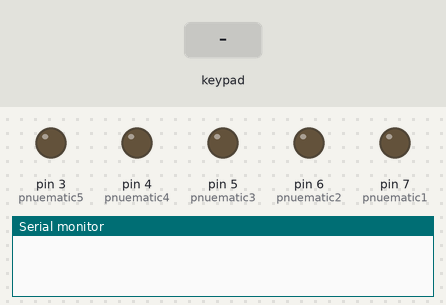
This sketch was run on a simulated Arduino Uno, built with avr-gcc and run on an emulated ATmega328P. On the bench: output pins drawn as LEDs (lit = HIGH), the last lines printed to the serial monitor. The inputs (shaded band) are chosen by the test bench.

Above: at 6.2 s.
6.3 s: key 'T' pressed
At 7.3 s:
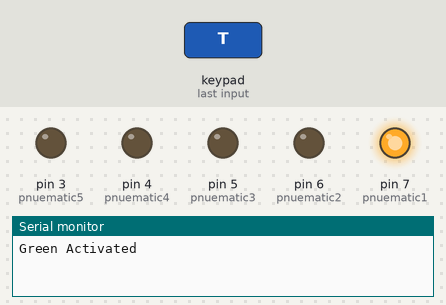
7.8 s: key 'X' pressed
At 8.5 s:
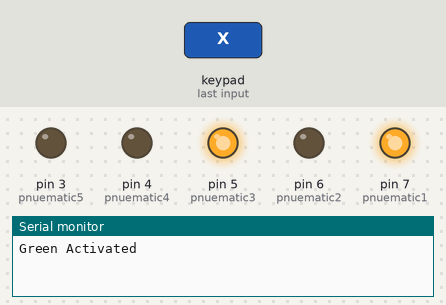
9.3 s: key 'O' pressed
At 9.6 s:
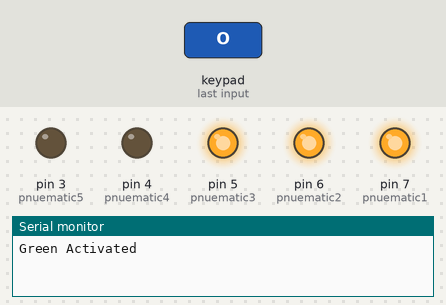
10.8 s: key 'S' pressed
At 12.0 s:
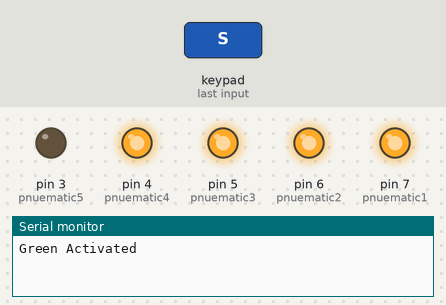
12.3 s: key 'T' pressed
At 13.1 s:
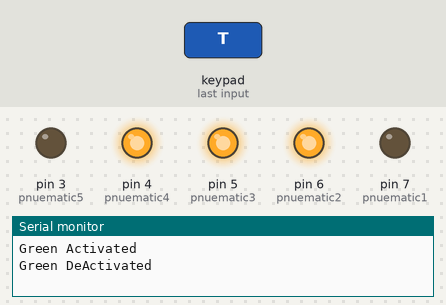
13.8 s: key 'X' pressed
At 14.3 s:
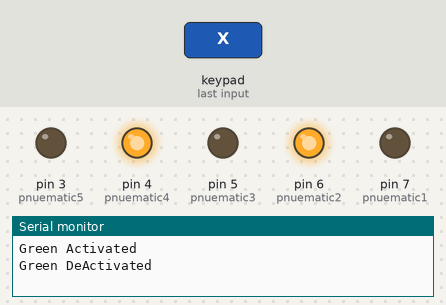
Timing chart, 0 to 16.3 s (numbered marks = the images above; inputs shaded):
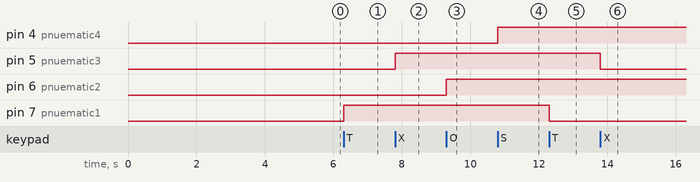

The sketch:

Ps2_Pnuematic.ino
```cpp
#include <PS2X_lib.h>
PS2X ps2x;

#define PS2_DAT        13
#define PS2_CMD        11
#define PS2_SEL        10
#define PS2_CLK        12
int pnuematic1=7;
int pnuematic2=6;
int pnuematic3=5;
int pnuematic4=4;
int pnuematic5=3;
int green=0; int red=0; int blue=0; int pink=0;
int L1=0; int L2=0; int R1=0; int R2=0;
int UP=0; int DOWN=0; int LEFT=0; int RIGHT=0;
int SELECT=0; int START=0;
int c=0,c1=0,c2=0,c3=0,c4=0,c5=0,c6=0,c7=0; //Counters

void setup() {
  Serial.begin(9600);
  ps2x.config_gamepad(PS2_CLK, PS2_CMD, PS2_SEL, PS2_DAT, false, false);
  delay(5000);
  pinMode(pnuematic1,OUTPUT);
  pinMode(pnuematic2,OUTPUT);
  pinMode(pnuematic3,OUTPUT);
  pinMode(pnuematic4,OUTPUT);
  pinMode(pnuematic5,OUTPUT);
  /*digitalWrite(pnuematic1,LOW);
  digitalWrite(pnuematic2,LOW);
  digitalWrite(pnuematic3,LOW);
  digitalWrite(pnuematic4,LOW);
  digitalWrite(pnuematic5,LOW);*/
}
void loop() {
   ps2x.read_gamepad();

   green=ps2x.ButtonPressed(PSB_GREEN);
   red=ps2x.ButtonPressed(PSB_RED);
   blue=ps2x.ButtonPressed(PSB_BLUE);
   pink=ps2x.ButtonPressed(PSB_PINK);
   L1=ps2x.ButtonPressed(PSB_L1);
   L2=ps2x.ButtonPressed(PSB_L2);
   R1=ps2x.ButtonPressed(PSB_R1);
   R2=ps2x.ButtonPressed(PSB_R2);
   UP=ps2x.ButtonPressed(PSB_PAD_UP);
   DOWN=ps2x.ButtonPressed(PSB_PAD_DOWN);
   LEFT=ps2x.ButtonPressed(PSB_PAD_LEFT);
   RIGHT=ps2x.ButtonPressed(PSB_PAD_RIGHT);
   SELECT=ps2x.ButtonPressed(PSB_SELECT);
   START=ps2x.ButtonPressed(PSB_START);

   //green button for pnuematic 1
   if(green==1 && R1==0 && c==0)
   {
      Serial.println("Green Activated");
      //digitalWrite(pnuematic1,LOW);
      digitalWrite(pnuematic1,HIGH);
      c=1;
      red=0;
    }
   else if(green==1 && R1==0 && c==1)
   {
     Serial.println("Green DeActivated");
     c=0;
     red=0;
   digitalWrite(pnuematic1,LOW);
   }
   //red button for pnuematic2
   if(red==1 && c3==0)
   {
    c3=1;
    blue=0;
    digitalWrite(pnuematic2,HIGH);
   }
   else if(red==1 & c3==1)
   {
    c3=0;
      blue=0;
    digitalWrite(pnuematic2,LOW);
   }
   //blue button for pnuematic3
   if(blue==1 && c1==0)
   {
    pink=0;
    c1=1;
    digitalWrite(pnuematic3,HIGH);
   }
   else if(blue==1 && c1==1)
   {
    pink=0;
    c1=0;
    digitalWrite(pnuematic3,LOW);
   }
   //pink button for pnuematic4
   if(pink==1 && c2==0)
   {
    c2=1;
    digitalWrite(pnuematic4,HIGH);
   }
   else if(pink==1 && c2==1)
   {
     c2=0;
     digitalWrite(pnuematic4,LOW);
   }
   //L1 button for pnuematic5
if(L1==1 && R2==0 && c4==0){
   R1=0;
   c4=1;
   digitalWrite(pnuematic5,HIGH);
   }
 else if(L1==1 & R2==0 && c4==1){
   R1=0;
   c4=0;
   digitalWrite(pnuematic5,LOW);
 }
}
```

Measured:
- after the input at 6.3 s, pin 7 (pnuematic1): LOW → HIGH at once
- after the input at 7.8 s, pin 5 (pnuematic3): LOW → HIGH at once
- after the input at 9.3 s, pin 6 (pnuematic2): LOW → HIGH at once
- after the input at 10.8 s, pin 4 (pnuematic4): LOW → HIGH at once
- after the input at 12.3 s, pin 7 (pnuematic1): HIGH → LOW at once
- after the input at 13.8 s, pin 5 (pnuematic3): HIGH → LOW at once
